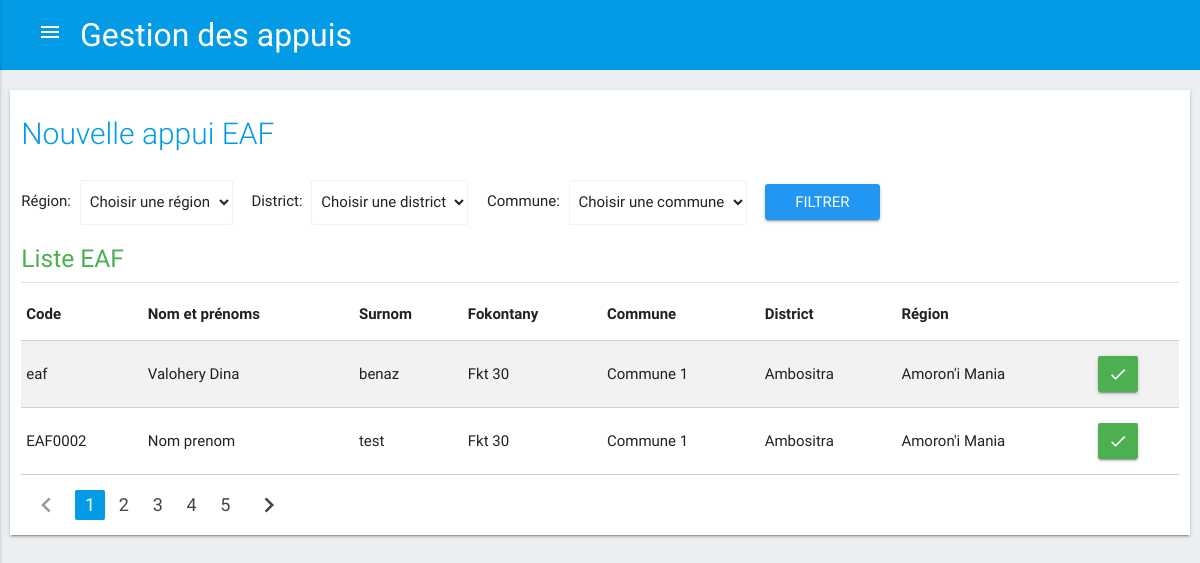
/c_appui/appui_eaf, run on an earlier commit of the app's database.
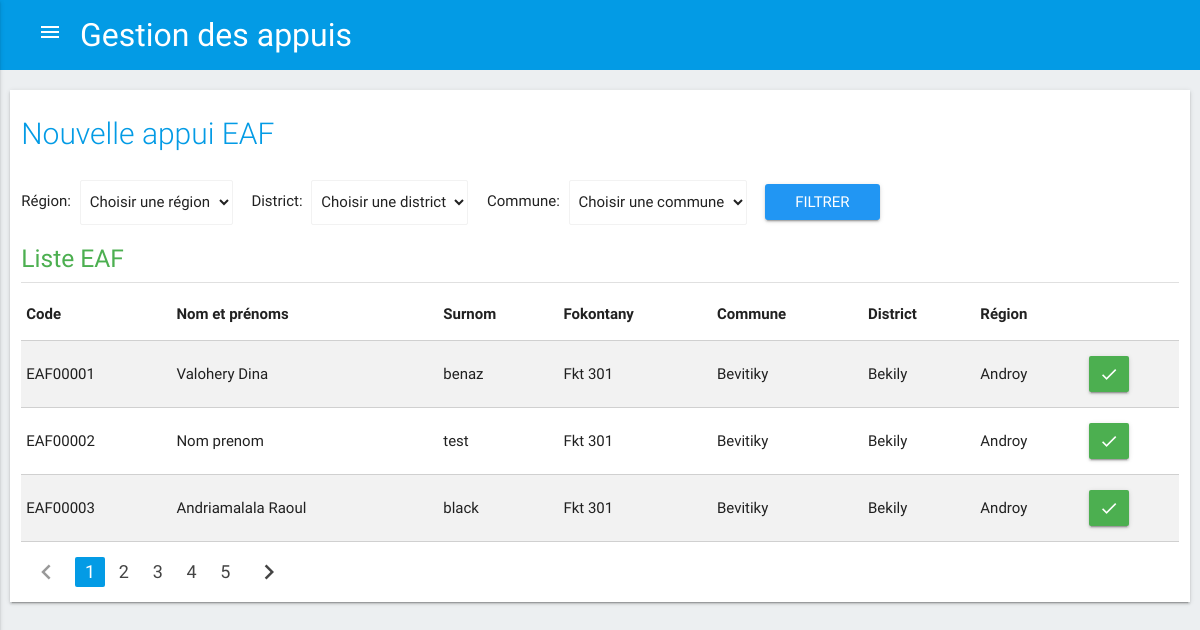
And on a later commit of the database.
### tables this page shows
CREATE TABLE `menages` (
  `ID_MENAGE` int(11) NOT NULL,
  `ID_FOKONTANY` int(11) NOT NULL,
  `CODE_MENAGE` varchar(20) DEFAULT NULL,
  `NOM_MENAGE` varchar(50) DEFAULT NULL,
  `SURNOM` varchar(25) DEFAULT NULL,
  `SEXE` char(1) DEFAULT NULL,
  `TYPE` smallint(6) DEFAULT NULL,
  `IMF` tinyint(1) DEFAULT NULL
);

### application/views/templates.php (called while the page is built, shortened)
<?php
	$this->load->view("templates/header");
	$this->load->view($contents);

### application/controllers/C_appui.php (called while the page is built, shortened)
<?php
	class C_appui extends CI_Controller {
        public function appui_eaf($id=''){
            $this->load->model('M_zone_intervention');
            $this->load->model('M_op');
            $data['titre'] = 'Gestion des appuis';
            $data['regions'] = $this->M_zone_intervention->getRegion();
            if ($id == '') {
                $data['eafListe'] = $this->M_op->getMenages();
                $data['contents'] = 'new_appui_eaf';
                $this->load->view('templates', $data);
            }
            else{
                $data['contents'] = 'form_appui_eaf';
                $data['id'] = $id;
                $data['eaf'] = $this->M_op->getMenageById($id);
                $this->load->view('templates', $data);
            }
        }
	}

### index.php (called while the page is built, shortened)
<?php
require_once BASEPATH.'core/CodeIgniter.php';

### application/models/M_op.php (called while the page is built, shortened)
<?php
	class M_op extends CI_Model {
        public function getMenages(){
            $query = $this->db->query("SELECT * FROM menages JOIN zone_intervention ON menages.ID_FOKONTANY= zone_intervention.ID_FOKONTANY");
            return $query->result() ;
        }
	}

### application/views/new_appui_eaf.php (the view, shortened to what this page needs)
<main>
    <div class="container1">
        <div class="row z-depth-1">
            <div class="col s12">
                <h2 class="header" style="margin-bottom: 30px;">Nouvelle appui EAF </h2>
                <form method="get" action="#!" style="margin-bottom: 20px;">
                    Région:
                    <div class="input-field inline" style="margin: 0 15px 0 5px">
                        <select class="browser-default" name="id_region">
                            <option value="" disabled selected>Choisir une région</option>
                        </select>
                    </div>
                    District:
                    <div class="input-field inline" style="margin: 0 15px 0 5px">
                        <select class="browser-default" name="id_district">
                            <option value="" disabled selected>Choisir une district</option>
                        </select>
                    </div>
                    Commune:
                    <div class="input-field inline" style="margin: 0 15px 0 5px">
                        <select class="browser-default" name="id_commune">
                            <option value="" disabled selected>Choisir une commune</option>
                        </select>
                    </div>
                    <input type="submit" value="Filtrer" class="waves-effect blue waves-light btn btn-block" style="vertical-align: middle;">
                </form>
                <h5 class="green-text">Liste EAF </h5>
                <div class="divider"></div>
                <table class="bordered striped">
                    <thead>
                    <tr>
                        <th>Code</th>
                        <th>Nom et prénoms</th>
                        <th>Surnom</th>
                        <th>Fokontany</th>
                        <th>Commune</th>
                        <th>District</th>
                        <th>Région</th>
                        <th></th>
                    </tr>
                    </thead>
                    <tbody>
                    <?php foreach($eafListe as $eaf){ ?>
                    <tr>
                        <td><?php echo $eaf->CODE_MENAGE?></td>
                        <td><?php echo $eaf->NOM_MENAGE?></td>
                        <td><?php echo $eaf->SURNOM?></td>
                        <td><?php echo $eaf->NOM_FOKONTANY?></td>
                        <td><?php echo $eaf->NOM_COMMUNE?></td>
                        <td><?php echo $eaf->NOM_DISTRICT?></td>
                        <td><?php echo $eaf->NOM_REGION?></td>
                        <td><a href="<?php echo base_url(); ?>c_appui/appui_eaf/<?php echo $eaf->ID_MENAGE ?>" class="waves-effect green waves-light btn"><i class="material-icons">done</i></a></td>
                    </tr>
                    <?php } ?>
                    </tbody>
                </table>
                <ul class="pagination">
                    <li class="disabled"><a href="#!"><i class="material-icons">chevron_left</i></a></li>
                    <li class="active"><a href="#!">1</a></li>
                    <li class="waves-effect"><a href="#!">2</a></li>
                    <li class="waves-effect"><a href="#!">3</a></li>
                    <li class="waves-effect"><a href="#!">4</a></li>
                    <li class="waves-effect"><a href="#!">5</a></li>
                    <li class="waves-effect"><a href="#!"><i class="material-icons">chevron_right</i></a></li>
                </ul>
            </div>
        </div>
    </div>
</main>

What changed in the data, as far as the page shows it:
changed menages "Valohery Dina": CODE_MENAGE "eaf" → "EAF00001"; NOM_FOKONTANY "Fkt 30" → "Fkt 301"; NOM_COMMUNE "Commune 1" → "Bevitiky"; NOM_DISTRICT "Ambositra" → "Bekily"; NOM_REGION "Amoron'i Mania" → "Androy"
changed menages "Nom prenom": CODE_MENAGE "EAF0002" → "EAF00002"; NOM_FOKONTANY "Fkt 30" → "Fkt 301"; NOM_COMMUNE "Commune 1" → "Bevitiky"; NOM_DISTRICT "Ambositra" → "Bekily"; NOM_REGION "Amoron'i Mania" → "Androy"
added menages: CODE_MENAGE "EAF00003", NOM_MENAGE "Andriamalala Raoul", SURNOM "black", NOM_FOKONTANY "Fkt 301", NOM_COMMUNE "Bevitiky", NOM_DISTRICT "Bekily", NOM_REGION "Androy"
